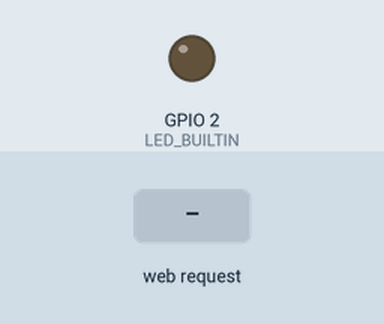
A sketch run on a simulated ESP8266 (NodeMCU). Parts: output pins drawn as LEDs (lit = HIGH, except the on-board LED, lit = LOW). Inputs (shaded band) come from the test bench. What the sketch prints to the serial monitor is not drawn.

Above: at 3.7 s.
3.8 s: HTTP request GET /led_set?state=1 received
At 4.9 s:
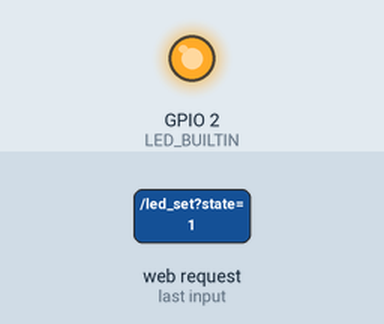
5.3 s: HTTP request GET /led_set received
At 6.0 s:
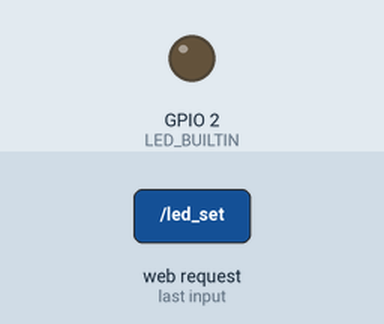
6.8 s: HTTP request GET /led_set?value=1&state=1 received
At 7.2 s:
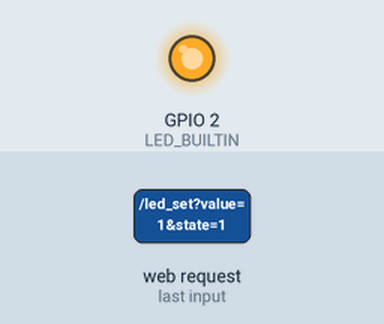
Timing chart, 0 to 9.3 s (numbered marks = the images above; inputs shaded):
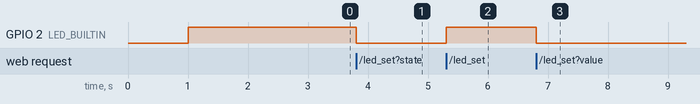

The sketch:

web_server_wifi_point.ino
```cpp
#include <ESP8266WiFi.h>
#include <WiFiClient.h>
#include <ESP8266WebServer.h>

/* Set these to your desired credentials. */
const char *ssid = "ESPap";
const char *password = "012345678";

String start;

ESP8266WebServer server(80);

/* Just a little test message.  Go to http://192.168.4.1 in a web browser
   connected to this access point to see it.
*/


void handleRoot() {

if(digitalRead(BUILTIN_LED))// при обновлении страницы проверяем состояние пина
{
  start ="0";
  }
else
{
  start ="1";
  }
String out = R"=====(
<!DOCTYPE html>
<html>
<head>
<meta charset = "utf-8">
<meta name='viewport' content='width=device-width, initial-scale=1.0'/>
<title>AP ESP8266 AJAX WEBSERVER</title>
<style type="text/css">
.button {
  background-color: #4CAF50; /* Green */
  border: none;
  color: white;
  border-radius: 6px;
  padding: 12px 24px;
  text-align: center;
  text-decoration: none;
  display: inline-block;
  font-size: 15px;
}


.button:hover, .button:visited {
  font-weight: bold;
  color: black;
}


</style>
</head>
<body style="background-color: #cccccc; Color: blue; ">
<center>
<div>
<h1>WI-Fi LED CONTROL</h1>
  <button class="button" onclick="send(1)">LED ON</button>
  <button class="button" onclick="send(0)">LED OFF</button><BR>
</div>
 <br>
<div><h2>
  LED State: <span id="state"></span>
</h2>
<BR>
<h3>Send data: <br>
<input type="text" length=10 id="valdat"/>
<button type="button" onclick="sendData()">send</button>
</h3>
<BR>
<h3>READ data: <br>
<span style="display: inline-block; width: 200px; height: 20px; border: 1px solid black; background-color: white; color: black;" id="readdat"></span><br><br>

</h3>
</div>
<script>

function loadDoc()
{
  var xhttp = new XMLHttpRequest();
  xhttp.onreadystatechange = function() {
    if (this.readyState == 4 && this.status == 200) {
      document.getElementById("state").innerHTML = this.responseText;
    }
  };
  xhttp.open("GET", "led_set?state="+)=====";

  out+= start; // переменная состояния пина

  out+= R"=====(, true);
  xhttp.send();
}

function send(led_sts)
{
  var xhttp = new XMLHttpRequest();
  xhttp.onreadystatechange = function() {
    if (this.readyState == 4 && this.status == 200) {
      document.getElementById("state").innerHTML = this.responseText;
    }
  };
  xhttp.open("GET", "led_set?state="+led_sts, true);
  xhttp.send();
}

function sendData()
{
  var xhttp = new XMLHttpRequest();
  document.getElementById("valdat")
  xhttp.onreadystatechange = function() {
    if (this.readyState == 4 && this.status == 200) {
      document.getElementById("valdat").innerHTML = this.responseText;
          }
  };
  xhttp.open("GET", "but_st?value=" + document.getElementById("valdat").value, true);
  xhttp.send();
}
setInterval(function()
{
  getData();
}, 1000);

function getData() {
  var xhttp = new XMLHttpRequest();
  xhttp.onreadystatechange = function() {
    if (this.readyState == 4 && this.status == 200) {
      document.getElementById("readdat").innerHTML =
      this.responseText;
    }
  };
  xhttp.open("GET", "read", true);
  xhttp.send();
}

loadDoc();

</script>
</center>
</body>
</html>
)=====";


   server.send ( 200, "text/html", out );
}


void read_data() // функция приема данных с сервера
{
  String value = server.arg("value");
  Serial.println(value);
}

void send_data() // функция отправки данных на сервер
{
 int timer = millis()/1000;
 String key = String(timer);
 //String key = value;
 server.send(200, "text/plane", key);
}

void led_control()
{

 String state;
 String act_state = server.arg("state");

 if(act_state == "1")
 {
  digitalWrite(LED_BUILTIN,LOW); //LED ON
  state = "ON";
 }

 else
 {
  digitalWrite(LED_BUILTIN,HIGH); //LED OFF
  state = "OFF";
 }
 server.send(200, "text/plane", state);
}

void setup() {
  delay(1000);
  Serial.begin(115200);

  Serial.println();
  Serial.print("Configuring access point...");
  /* You can remove the password parameter if you want the AP to be open. */
  WiFi.softAP(ssid, password);
     pinMode(LED_BUILTIN, OUTPUT);
     digitalWrite(LED_BUILTIN,HIGH); //LED OFF
  IPAddress myIP = WiFi.softAPIP();

  Serial.print("AP IP address: ");
  Serial.println(myIP);
  server.on("/", handleRoot);
  server.on("/led_set", led_control);
  server.on("/but_st", read_data);
  server.on("/read", send_data);
  server.begin();
  Serial.println("HTTP server started");
}


void loop() {
  server.handleClient();
}
```

Measured:
- after the input at 3.8 s, GPIO 2 (LED_BUILTIN): HIGH → LOW at once
- after the input at 5.3 s, GPIO 2 (LED_BUILTIN): LOW → HIGH at once
- after the input at 6.8 s, GPIO 2 (LED_BUILTIN): HIGH → LOW at once
